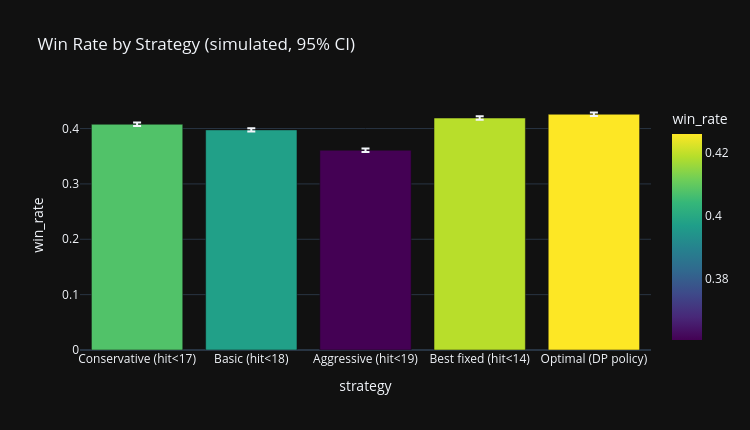

The cell this chart's notebook holds for it:
### Code cell
# Cell 6 — Validate on the real deck & compare strategies
# Plays the game's actual rules (fresh 52-card deck each hand). Common random numbers:
# every strategy plays the SAME shuffled deck, so their differences are measured precisely.
import os, math

def hand_soft(hand):
    """True if the hand holds an ace still counted as 11."""
    total = sum(RANK_VALUES[r] for r, s in hand)
    aces = sum(1 for r, s in hand if r == 'A')
    while total > 21 and aces:
        total, aces = total - 10, aces - 1
    return aces > 0

def play_round(deck, policy):
    d = list(deck)
    hand = [d.pop(), d.pop()]
    while policy(hand_value(hand), hand_soft(hand)):
        hand.append(d.pop())
    dealer = [d.pop(), d.pop()]
    while hand_value(dealer) < 17:
        dealer.append(d.pop())
    p, q = hand_value(hand), hand_value(dealer)
    return int(p <= 21 and (q > 21 or p > q))

policies = {
    'Conservative (hit<17)': lambda t, s: t < 17,
    'Basic (hit<18)':        lambda t, s: t < 18,
    'Aggressive (hit<19)':   lambda t, s: t < 19,
    f'Best fixed (hit<{int(best["threshold"])})': lambda t, s, T=int(best['threshold']): t < T,
    'Optimal (DP policy)':   lambda t, s: should_hit(t, int(s)),
}

N_HANDS = 100_000
rng = random.Random(SEED)
outcomes = {name: np.zeros(N_HANDS, dtype=np.int8) for name in policies}
for i in range(N_HANDS):
    deck = build_deck()
    rng.shuffle(deck)
    for name, policy in policies.items():
        outcomes[name][i] = play_round(deck, policy)

exact = {'Conservative (hit<17)': 17, 'Basic (hit<18)': 18, 'Aggressive (hit<19)': 19}
rows = []
for name, wins in outcomes.items():
    p = wins.mean()
    if name == 'Optimal (DP policy)':
        model = optimal_win
    elif name.startswith('Best fixed'):
        model = best['win_rate']
    else:
        model = strategy_df.set_index('threshold').loc[exact[name], 'win_rate']
    rows.append({'strategy': name, 'win_rate': round(p, 4),
                 'ci95': round(1.96 * math.sqrt(p * (1 - p) / N_HANDS), 4),
                 'dp_model': round(float(model), 4)})
compare_df = pd.DataFrame(rows)

d = outcomes['Optimal (DP policy)'].astype(float) - outcomes['Conservative (hit<17)']
gain, gain_ci = d.mean(), 1.96 * d.std(ddof=1) / math.sqrt(N_HANDS)

print(f"=== Strategy Comparison — {N_HANDS:,} hands, real single deck ===")
print(compare_df.to_string(index=False))
print(f"\nOptimal minus Conservative: {gain:+.2%} ± {gain_ci:.2%} (95% CI, paired)")

fig2 = px.bar(compare_df, x='strategy', y='win_rate', error_y='ci95',
              color='win_rate', color_continuous_scale='Viridis',
              title='Win Rate by Strategy (simulated, 95% CI)',
              template='plotly_dark')
fig2.update_layout(width=750, height=430)
fig2.show()

# Export
output_dir = str(PROJECT_DIR / 'outputs')
os.makedirs(output_dir, exist_ok=True)
results_df.to_csv(f'{output_dir}/simulation_results.csv', index=False)
bust_df.to_csv(f'{output_dir}/bust_probabilities.csv', index=False)
strategy_df.to_csv(f'{output_dir}/strategy_optimization.csv', index=False)
policy_df.to_csv(f'{output_dir}/optimal_policy.csv', index=False)
compare_df.to_csv(f'{output_dir}/strategy_comparison.csv', index=False)
print(f"\nAll exports saved to outputs/")

### Figure 1 — Plotly figure (JSON) as saved in the notebook; plotly's stock layout.template omitted (floating-point values rounded to 4 significant figures)
{"data": [{"error_y": {"array": [0.003, 0.003, 0.003, 0.0031, 0.0031]}, "hovertemplate": "strategy=%{x}<br>win_rate=%{marker.color}<extra></extra>", "legendgroup": "", "marker": {"color": [0.4078, 0.3976, 0.3608, 0.419, 0.4259], "coloraxis": "coloraxis", "pattern": {"shape": ""}}, "name": "", "orientation": "v", "showlegend": false, "textposition": "auto", "type": "bar", "x": ["Conservative (hit<17)", "Basic (hit<18)", "Aggressive (hit<19)", "Best fixed (hit<14)", "Optimal (DP policy)"], "xaxis": "x", "y": [0.4078, 0.3976, 0.3608, 0.419, 0.4259], "yaxis": "y"}], "layout": {"barmode": "relative", "coloraxis": {"autocolorscale": false, "colorbar": {"title": {"text": "win_rate"}}, "colorscale": [[0.0, "#440154"], [0.1111, "#482878"], [0.2222, "#3e4989"], [0.3333, "#31688e"], [0.4444, "#26828e"], [0.5556, "#1f9e89"], [0.6667, "#35b779"], [0.7778, "#6ece58"], [0.8889, "#b5de2b"], [1.0, "#fde725"]]}, "height": 430, "legend": {"tracegroupgap": 0}, "title": {"text": "Win Rate by Strategy (simulated, 95% CI)"}, "width": 750, "xaxis": {"anchor": "y", "domain": [0.0, 1.0], "title": {"text": "strategy"}}, "yaxis": {"anchor": "x", "domain": [0.0, 1.0], "title": {"text": "win_rate"}}}}
